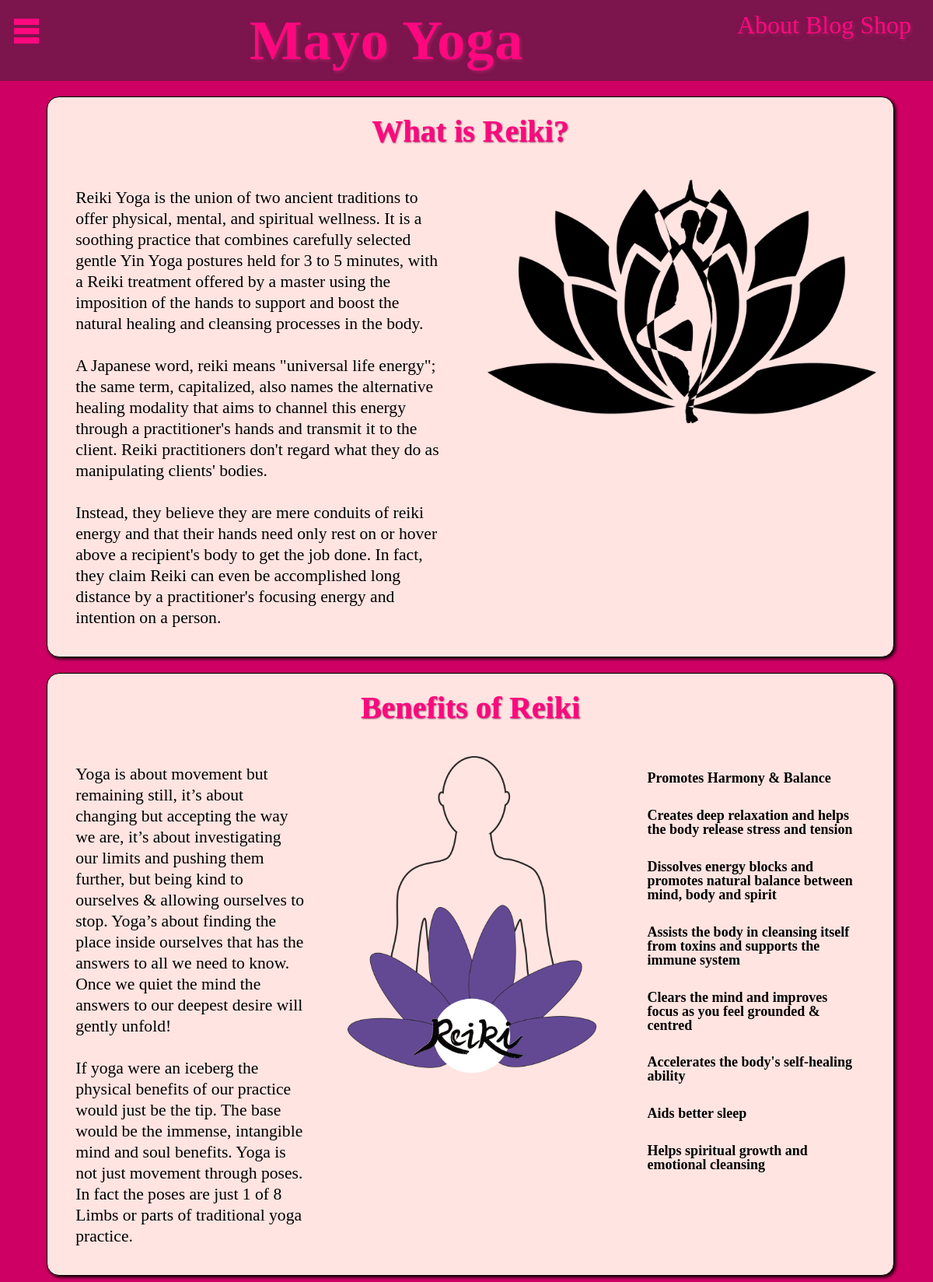
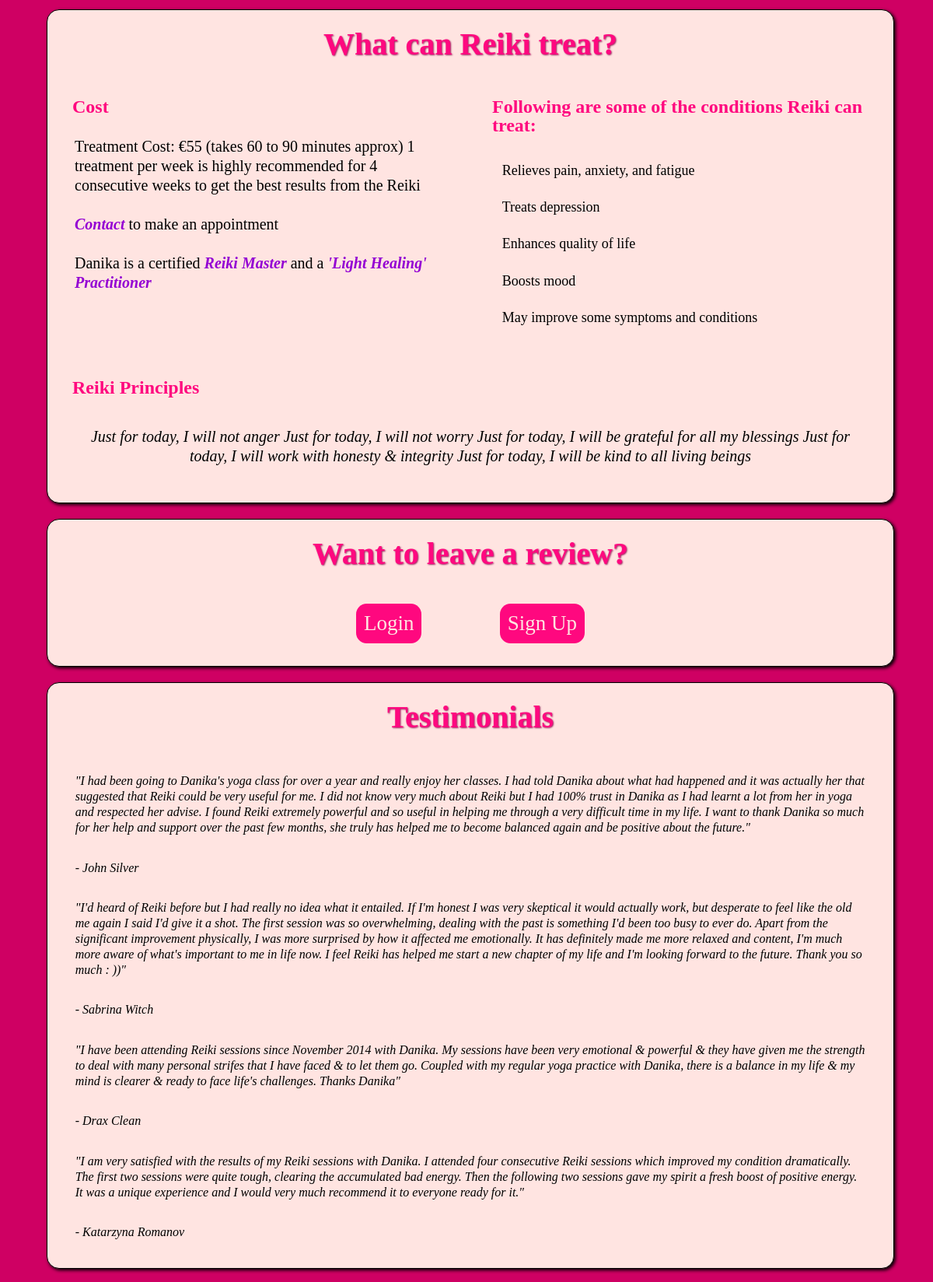
Screenshot of /reiki_heal.php (upper part) with the database file from the repository (2 pictures, top to bottom).
### tables this page shows
CREATE TABLE IF NOT EXISTS `users` (
  `id` int(11) NOT NULL AUTO_INCREMENT,
  `name` varchar(60) NOT NULL,
  `email` varchar(60) NOT NULL,
  `password` varchar(40) NOT NULL,
  `review` varchar(10000) DEFAULT NULL,
  `catagorey` varchar(60) DEFAULT NULL,
  PRIMARY KEY (`id`),
  UNIQUE KEY `email` (`email`)
);

### reiki_heal.php (the view, shortened to what this page needs)
<!DOCTYPE html>
<html lang="en">
<head>
  <link rel="stylesheet" type="text/css" href="css/css_reset.css">
  <link rel="stylesheet" type="text/css" href="css/mayo_styles.css">
  <link rel="stylesheet" type="text/css" href="css/mayo_php_styles.css">
</head>
<body>
  <div class="page_wrap">
    <header>
    <div class="menu_area">
      <label for="toggle-1" class="toggle-menu">
      <span class="hamburger_box">
        <span class="hamburger_line"></span>
        <span class="hamburger_line"></span>
        <span class="hamburger_line"></span>
      </span>
      </label>
    </div>
    <div>
      <nav class="top_nav">
        <ul>
          <li><a href="about_mayo.php">About</a></li>
          <li><a href="blog_mayo.php">Blog</a></li>
          <li><a href="https://www.amazon.co.uk/s/ref=nb_sb_noss_1?url=search-alias%3Daps&field-keywords=yoga" target="_blank">Shop</a></li>
        </ul>
      </nav>
    </div>
    <div>
      <h1><a href="index_mayo.php">Mayo Yoga</a></h1>
    </div>
    </header>
    <main>
      <section>
        <h3>What is Reiki?</h3>
        <div class="col_flex_box">
          <div class="column">
            <p>Reiki Yoga is the union of two ancient traditions to offer physical, mental, and spiritual wellness. It is a soothing practice that combines carefully selected gentle Yin Yoga postures held for 3 to 5 minutes, with a Reiki treatment offered by a master using the imposition of the hands to support and boost the natural healing and cleansing processes in the body.</p>
            <p>A Japanese word, reiki means "universal life energy"; the same term, capitalized, also names the alternative healing modality that aims to channel this energy through a practitioner's hands and transmit it to the client. Reiki practitioners don't regard what they do as manipulating clients' bodies.</p>
            <p>Instead, they believe they are mere conduits of reiki energy and that their hands need only rest on or hover above a recipient's body to get the job done. In fact, they claim Reiki can even be accomplished long distance by a practitioner's focusing energy and intention on a person.</p>
          </div>
          <div class="column">
            <figure class="img_align">
              <img src="images/classes/reiki_main.png" alt="Reiki Healing" class="img_size">
            </figure>
          </div>
        </div>
      </section>
      <section>
        <h3>Benefits of Reiki</h3>
        <div class="col_flex_box">
          <div class="column">
            <p>Yoga is about movement but remaining still, it’s about changing but accepting the way we are, it’s about investigating our limits and pushing them further, but being kind to ourselves & allowing ourselves to stop. Yoga’s about finding the place inside ourselves that has the answers to all we need to know. Once we quiet the mind the answers to our deepest desire will gently unfold!</p>
            <p>If yoga were an iceberg the physical benefits of our practice would just be the tip. The base would be the immense, intangible mind and soul benefits. Yoga is not just movement through poses. In fact the poses are just 1 of 8 Limbs or parts of traditional yoga practice.</p>
          </div>
          <div class="column">
            <figure class="img_align">
              <img src="images/classes/reiki-heal.png" alt="reiki healing" class="img_size">
            </figure>
          </div>
          <div class="column">
            <ul id="bene_list">
              <li>Promotes Harmony & Balance</li>
              <li>Creates deep relaxation and helps the body release stress and tension</li>
              <li>Dissolves energy blocks and promotes natural balance between mind, body and spirit</li>
              <li>Assists the body in cleansing itself from toxins and supports the immune system</li>
              <li>Clears the mind and improves focus as you feel grounded & centred</li>
              <li>Accelerates the body's self-healing ability</li>
              <li>Aids better sleep</li>
              <li>Helps spiritual growth and emotional cleansing</li>
            </ul>
          </div>
        </div>
      </section>
      <section>
        <h3>What can Reiki treat?</h3>
        <div class="col_flex_box">
          <article class="column">
            <h4>Cost</h4>
            <p>	Treatment Cost: €55 (takes 60 to 90 minutes approx)
            1 treatment per week is highly recommended for 4 consecutive weeks to get the best results from the Reiki</p>
            <p><a href="mailto:info@fakeyoga.ie">Contact</a> to make an appointment</p>
            <p>Danika is a certified <a href="http://www.reiki.org" target="_blank">Reiki Master</a> and a <a href="https://magnifiedhealing.com/">'Light Healing' Practitioner</a></p>
          </article>
          <article class="column">
            <h4>Following are some of the conditions Reiki can treat:</h4>
            <ul>
              <li>Relieves pain, anxiety, and fatigue</li>
              <li>Treats depression</li>
              <li>Enhances quality of life</li>
              <li>Boosts mood</li>
              <li>May improve some symptoms and conditions</li>
            </ul>
          </article>
        </div>
        <div class="col_flex_box">
          <article class="column">
            <h4>Reiki Principles</h4>
            <blockquote>
              <p>Just for today, I will not anger
              Just for today, I will not worry
              Just for today, I will be grateful for all my blessings
              Just for today, I will work with honesty & integrity
              Just for today, I will be kind to all living beings</p>
            </blockquote>
          </article>
        </div>
      </section>
      <section>
        <h3>Want to leave a review?</h3>
        <div class="col_flex_box">
          <div class="column">
            <?php if (isset($_SESSION['usr_id'])) { ?>
            <p class="signed-in_header">Signed in as <?php echo $_SESSION['usr_name']; ?></p>
          </div>
        </div>
        <div class="col_flex_box">
          <div class="column">
            <ul class="registration_log_btn_list">
              <li><a href="mayo_review.php" class="form_btn">Leave a Review</a></li>
              <li><a href="logout.php" class="form_btn">Log Out</a></li>
              <?php } else { ?>
            <ul class="registration_log_btn_list">
              <li><a href="login.php" class="form_btn">Login</a></li>
              <li><a href="mayo_register.php" class="form_btn">Sign Up</a></li>
              <?php } ?>
            </ul>
          </div>
        </div>
      </section>
      <section>
        <h3 id="reiki_head">Testimonials</h3>
        <div class="col_flex_box">
          <div class="column">
            <?php
            include('mayodb_connect.php');
            if ($result = $con->query("SELECT * FROM users WHERE catagorey = 'Reiki' ORDER BY id DESC"))
            {
              if ($result->num_rows > 0)
              {
                echo "<table border='1' cellpadding='10'>";
                while ($row = $result->fetch_object())
                {
                  echo "<tr>";
                  echo "<td>" . $row->review . "</td>";
                  echo "<tr>";
                  echo "<td> - " . $row->name . "</td>";
                }
                echo "</table>";
              }
              else
                {
                  echo "No results to display!";
                }
              }
              else
              {
                echo "Error: " . $con->error;
              }
            ?>
          </div>
        </div>
      </section>
    </main>
  </div>
</body>
</html>

### css/mayo_php_styles.css (style rules this page uses)
.form_btn { background-color:#FF087F; color: MistyRose; margin: 1%; padding: 1%; border-radius: 0.5em; }
.registration_log_btn_list, .reg_text { display: block; font-size: 1.5em; text-align: center; margin: 1%; padding: 1%; }
.registration_log_btn_list li { display: inline; }
table tr, table td { border: none; border-collapse:collapse; text-align: left; margin: 0.5%; padding: 1.5%; line-height:1.25; }
table td { font-style: italic; }

### rows the page displays
users: review "\"I had been going to Danika's yoga class for over a year and really enjoy her classes. I had told Danika about what had happened and it was actually her that suggested that Reiki could be very useful for me. I did not know very much about Reiki but I had 100% trust in Danika as I had learnt a lot from her in yoga and respected her advise. I found Reiki extremely powerful and so useful in helping me through a very difficult time in my life. I want to thank Danika so much for her help and support over the past few months, she truly has helped me to become balanced again and be positive about the future.\"", name "John Silver"
users: review "\"I'd heard of Reiki before but I had really no idea what it entailed. If I'm honest I was very skeptical it would actually work, but desperate to feel like the old me again I said I'd give it a shot. The first session was so overwhelming, dealing with the past is something I'd been too busy to ever do. Apart from the significant improvement physically, I was more surprised by how it affected me emotionally. It has definitely made me more relaxed and content, I'm much more aware of what's important to me in life now. I feel Reiki has helped me start a new chapter of my life and I'm looking forward to the future. Thank you so much : ))\"", name "Sabrina Witch"
users: review "\"I have been attending Reiki sessions since November 2014 with Danika. My sessions have been very emotional & powerful & they have given me the strength to deal with many personal strifes that I have faced & to let them go. Coupled with my regular yoga practice with Danika, there is a balance in my life & my mind is clearer & ready to face life's challenges. Thanks Danika\"", name "Drax Clean"
users: review "\"I am very satisfied with the results of my Reiki sessions with Danika. I attended four consecutive Reiki sessions which improved my condition dramatically. The first two sessions were quite tough, clearing the accumulated bad energy. Then the following two sessions gave my spirit a fresh boost of positive energy. It was a unique experience and I would very much recommend it to everyone ready for it.\"", name "Katarzyna Romanov"
